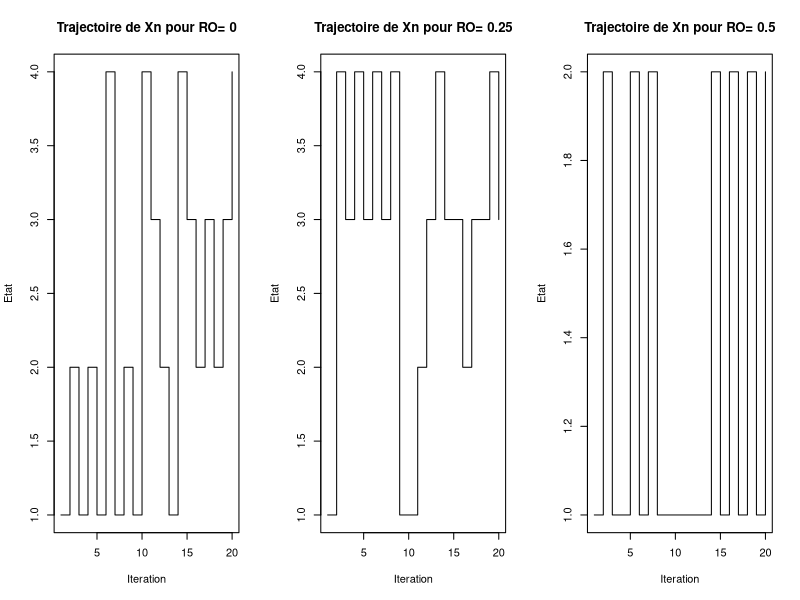
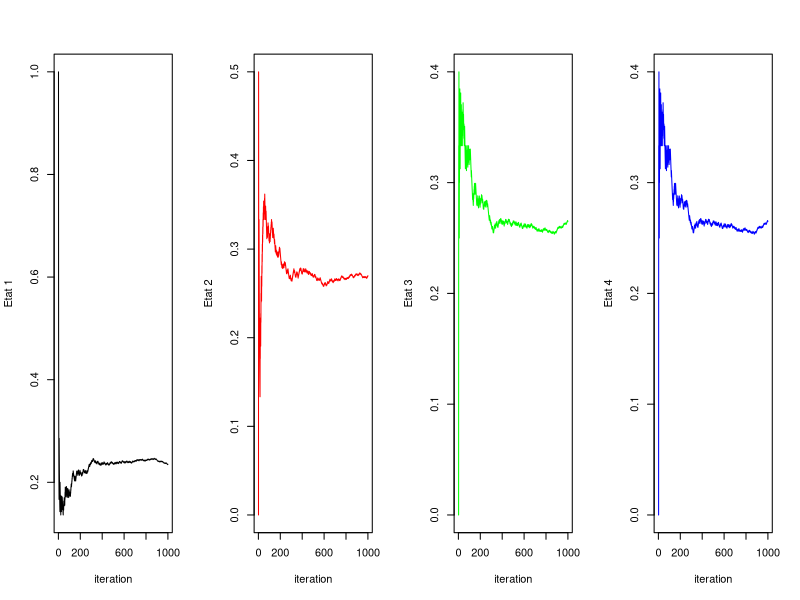
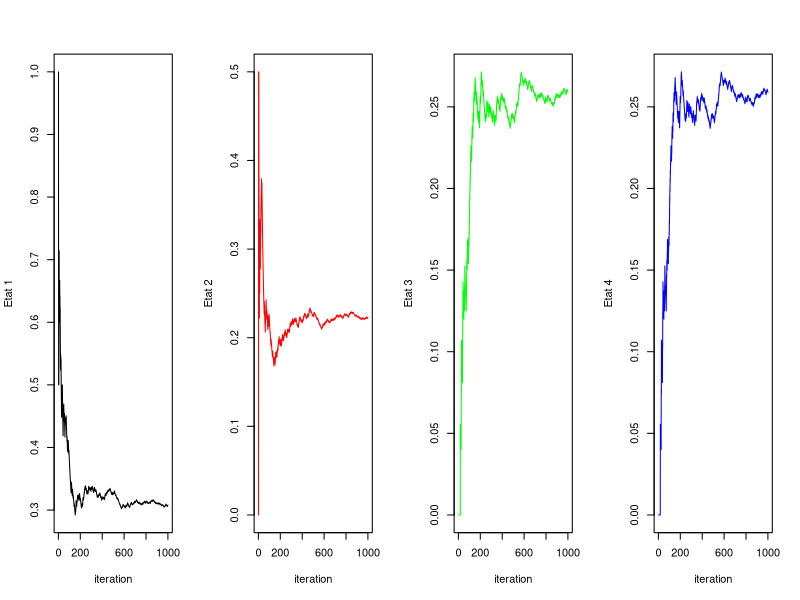
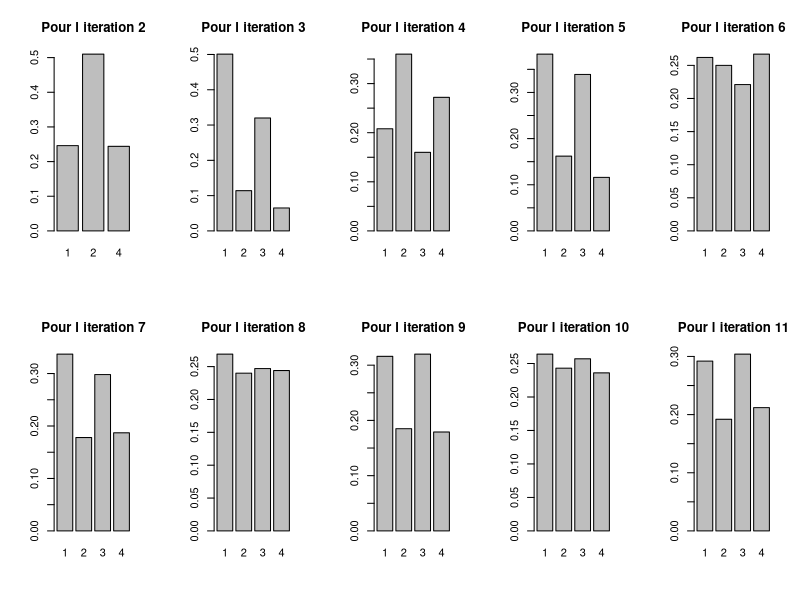
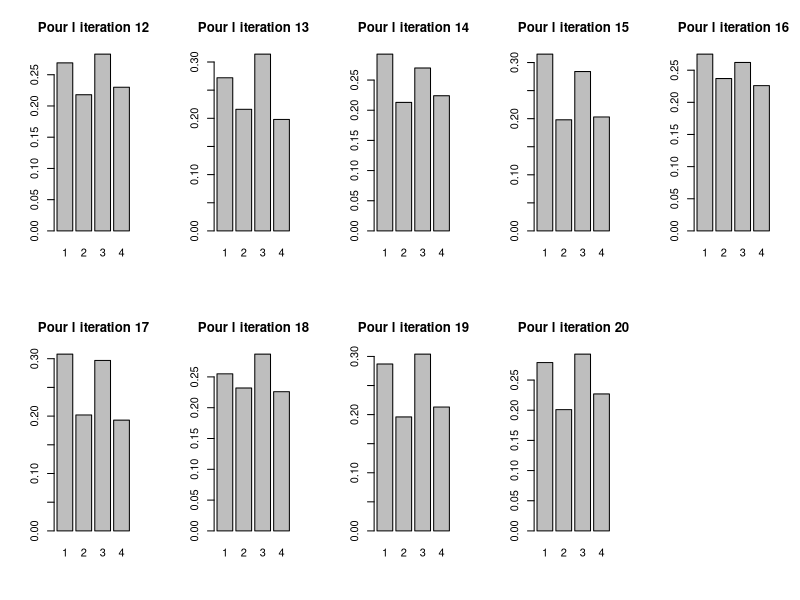
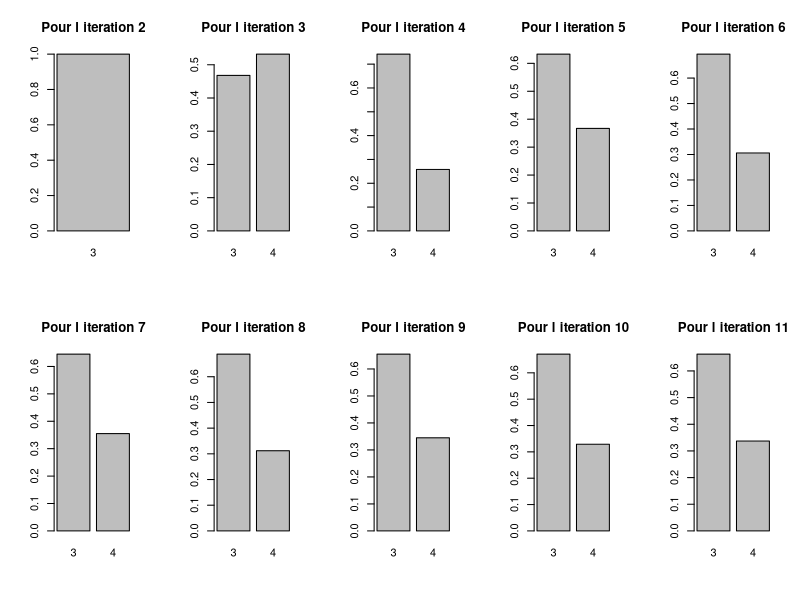
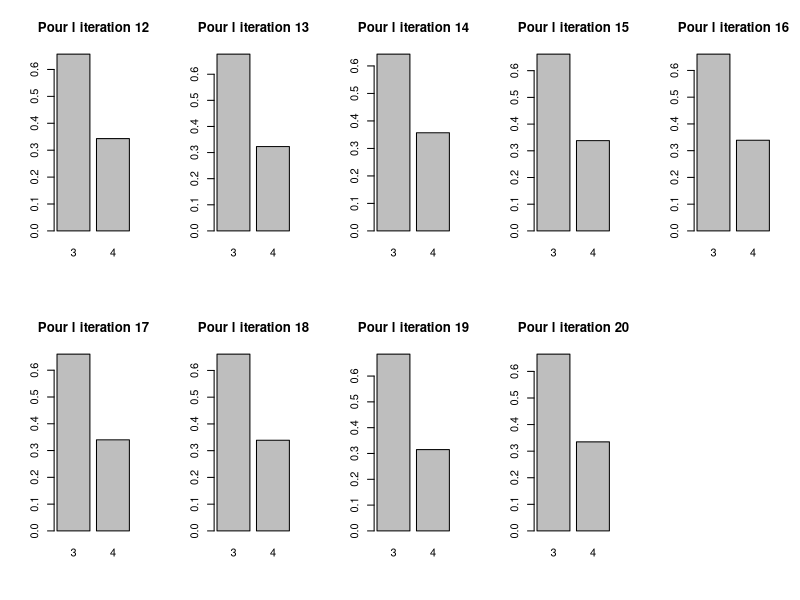
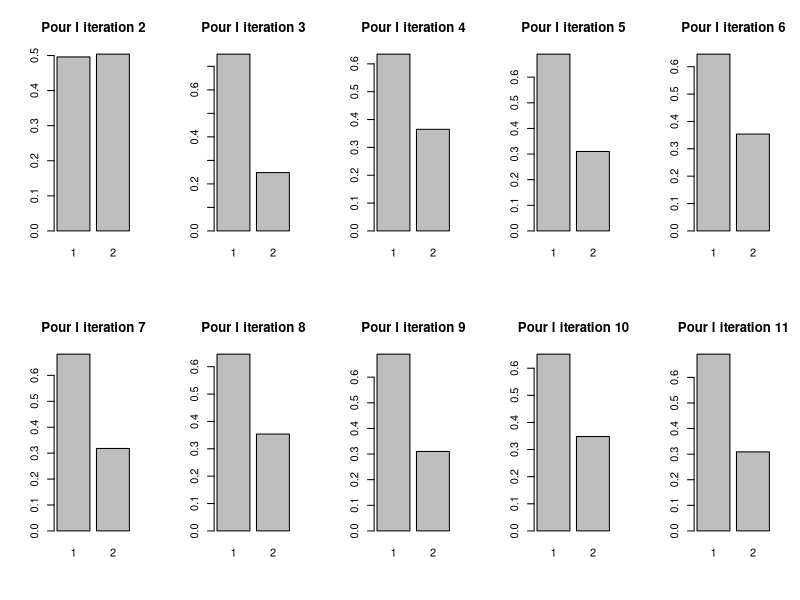

The R source for these figures, in order:
## ---- chunk 1
#Fonction renvoyant l'etat suivant de la chaine
EtatSuiv=function(i,Q){
  lg=length(Q)
  p=Q[i,]
  p1 = c(0, p[1:lg-1])
  t = runif(1)
  u = (t > cumsum(p1)) & (t < cumsum(p))
  X = which(u==1)
  return (X)  
}
## ---- chunk 2
#Creation de la matrice Q
Q=function(RO){
  return(rbind(c(RO, 0.5, 0,0.5-RO), c(1/2+RO, 0, 1/2-RO,0),c(0, 1/2-RO ,RO, 1/2),c(0.5-RO,0,0.5+RO,0))) #Creation de la matrice
}
## ---- chunk 3
#Trajectoire de la chaine
n=20
Etat=rep(NA,20)
Etat[1]=1

par(mfrow=c(1,3))
for(Z in c(0,0.25,0.5)){
for(t in 2:n){     #n=20
  Etat[t]=EtatSuiv(Etat[t-1],Q(Z))   #Je stocke l état de chaque itération
}
Iteration=1:20
plot(Iteration,Etat,type="s",main = paste("Trajectoire de Xn pour RO=",Z))

}
## ---- chunk 4
#Fonction Renvoyant la loi invariante correspondante
LoiInv=function(M){
tM=t(M) #Transposé de M
Propres=eigen(tM)
pi=Propres$vectors[,1] / sum(Propres$vectors[,1])
return(pi)
}
## ---- chunk 5
pi0=LoiInv(Q(0))
print(pi0)
pi025=LoiInv(Q(0.25))
print(pi025)
pi050=LoiInv(Q(0.5))
print(pi050)
## ---- chunk 6
#Affichage des valeurs propres de Q(0.5)
print(eigen(Q(0.5)))
## ---- chunk 7
#fonction qui simule n etat
simul <- function(n,M,P0){
  X = rep(0,times=n)
  l = length(M)
  p1 = c(0,P0[1:l-1])
  t = runif(1)
  u = (t > cumsum(p1)) & (t < cumsum(P0))
  X[1] = which(u==1)
  
  for(i in 2:n){
    X[i]=EtatSuiv(X[i-1],M)
  }
  return (X)
}

P0 = c(1,0,0,0)

T=seq(1,1000)

#Pour Ro=0

X = simul(1000,Q(0),P0)
f1 = cumsum(X==1)/T
f2 = cumsum(X==2)/T
f3 = cumsum(X==3)/T
f4 = cumsum(X==4)/T

par(mfrow=c(1,4))
plot(f1,type='l',xlab=("iteration"),ylab=("Etat 1"))
plot(f2,type='l',col='red',xlab=("iteration"),ylab=("Etat 2"))
plot(f3,type='l',col='green',xlab=("iteration"),ylab=("Etat 3"))
plot(f3,type='l',col='blue',xlab=("iteration"),ylab=("Etat 4"))
## ---- chunk 8
#Pour Ro=0.25

X = simul(1000,Q(0.25),P0)
f1 = cumsum(X==1)/T
f2 = cumsum(X==2)/T
f3 = cumsum(X==3)/T
f4 = cumsum(X==4)/T

par(mfrow=c(1,4))
plot(f1,type='l',xlab=("iteration"),ylab=("Etat 1"))
plot(f2,type='l',col='red',xlab=("iteration"),ylab=("Etat 2"))
plot(f3,type='l',col='green',xlab=("iteration"),ylab=("Etat 3"))
plot(f3,type='l',col='blue',xlab=("iteration"),ylab=("Etat 4"))

## ---- chunk 9
#Simulation de 1000 trajectoires de 20 itérations
#Pour Ro=0.25
Trajectoires=matrix(0,1000,20)
for(cpt in 1:1000){
  Trajectoires[cpt,] = simul(20,Q(0.25),P0)
}
par(mfrow=c(2,5))
for(i in 2:20){
  barplot(table(Trajectoires[,i])/1000,beside=TRUE,main = paste('Pour l iteration',i))
}

## ---- chunk 10
Q0_partant_de_4=matrix(0,1000,20)
for(cpt in 1:1000){
  Q0_partant_de_4[cpt,] = simul(20,Q(0.5),c(0,0,0,1))
}
par(mfrow=c(2,5))
for(i in 2:20){
  barplot(table(Q0_partant_de_4[,i])/1000,beside=TRUE,main = paste('Pour l iteration',i))
}
## ---- chunk 11
Q0_partant_de_1=matrix(0,1000,20)
for(cpt in 1:1000){
  Q0_partant_de_1[cpt,] = simul(20,Q(0.5),c(1,0,0,0))
}
par(mfrow=c(2,5))
for(i in 2:20){
  barplot(table(Q0_partant_de_1[,i])/1000,beside=TRUE,main = paste('Pour l iteration',i))
}
## ---- chunk 12
#Fonction renvoyant le temps necéssaire pour revenir à l'état s
TempsRetour=function(s,Ro){
n=1
t=EtatSuiv(s,Q(Ro))
while(t != s){
t=EtatSuiv(t,Q(Ro))
n=n+1
}
return(n)
}
## ---- chunk 13
#Fonction qui retourne l'espérence
EstimerEsperence=function(s,Ro){
  somme=0
  for (i in 1:1000){
    somme=somme+TempsRetour(s,Ro)
  }
  return(somme/1000)
}
## ---- chunk 14
print(EstimerEsperence(1,0))    #esperence pour q=0
print(EstimerEsperence(1,0.25)) #esperence pour q=0.25
print(EstimerEsperence(1,0.5))  #esperence pour q=0.5
## ---- chunk 15
#partieb
Mu0=c(1/EstimerEsperence(1,0),1/EstimerEsperence(2,0),1/EstimerEsperence(3,0),1/EstimerEsperence(4,0))
Mu025=c(1/EstimerEsperence(1,0.25),1/EstimerEsperence(2,0.25),1/EstimerEsperence(3,0.25),1/EstimerEsperence(4,0.25))
Mu050=c(1/EstimerEsperence(1,0.5),1/EstimerEsperence(2,0.5),1/EstimerEsperence(3,0.5),1/EstimerEsperence(4,0.5))

print(Mu0)
print(Mu025)
print(Mu050)
## ---- chunk 16

f=function(u,v){
  return(exp(-10*(u*u-v)^2-(v-1/4)^4))
}
  

MetropolisHastings=function(i,sigma,n){
  X=matrix(NA,n,2)
  X[1,1]=i[1]
  X[1,2]=i[2]
  for (j in 2:n){
    eps=rnorm(2,0,sigma)
    ksi=X[j-1]+eps

   
    r=f(ksi[1],ksi[2])/f(X[j-1,1],X[j-1,2])

    u=runif(1,0,1)
    if(u<=r){
      X[j,1]=ksi[1]
      X[j,2]=ksi[2]
    }
    else{
      X[j,1]=X[j-1,1]
      X[j,2]=X[j-1,2]
    }
  }
  return(X)
}
## ---- chunk 17
#Algo Proposé
u=seq(-2,2,0.1)
v=seq(-2,2,0.1)
z=outer(u,v,f)
## ---- chunk 18
n=10000

P1=MetropolisHastings(c(1,0),0.1,n)
image(u,v,z,main=paste(" i=(1,0) sigma=0.1"))
points(P1)

P2=MetropolisHastings(c(1,0),1,n)
image(u,v,z,main=paste(" i=(1,0) sigma=1"))
points(P2)

P3=MetropolisHastings(c(1,0),1.9,n)
image(u,v,z,main=paste(" i=(1,0) sigma=1.9"))
points(P3)

P4=MetropolisHastings(c(2,0),0.1,n)
image(u,v,z,main=paste(" i=(2,0) sigma=0.1"))
points(P4)

P5=MetropolisHastings(c(2,0),1,n)
image(u,v,z,main=paste(" i=(2,0) sigma=1"))
points(P5)

P6=MetropolisHastings(c(2,0),1.9,n)
image(u,v,z,main=paste(" i=(2,0) sigma=1.9"))
points(P6)

## ---- chunk 19
#3
x0=c(1,0)

X0.1=MetropolisHastings(x0,0.1,1000)
f0.1 = cumsum(X0.1[,1])/(1:1000)
plot(1:1000,f0.1,type='l',col="black",ylim=c(-0.5,1))
legend("topright", paste(c("sigma=0.1", "sigma=1","sigma=1.5","sigma=2")),
       col=c("black","green","blue", "red"), lty=1, cex=0.8)

X1=MetropolisHastings(x0,1,1000)
f1 = cumsum(X1[,1])/(1:1000)
lines(1:1000,f1,type='l',col="green")

X1.5=MetropolisHastings(x0,1.5,1000)
f1.5 = cumsum(X1.5[,1])/(1:1000)
lines(1:1000,f1.5,type='l',col="blue")

X2=MetropolisHastings(x0,2,1000)
f2 = cumsum(X2[,1])/(1:1000)
lines(1:1000,f2,type='l',col="red")
